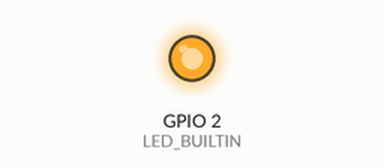
Bench run of a sketch on a simulated ESP8266 (NodeMCU). Parts: output pins drawn as LEDs (lit = HIGH, except the on-board LED, lit = LOW). WiFi joins after 1.5 s; servers stay silent unless stated; no MQTT or app messages arrive unless stated; what the sketch prints to the serial monitor is not drawn.

Above: at 0.1 s.
At 1.6 s:
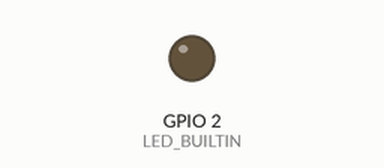
Timing chart, 0 to 3.1 s (numbered marks = the images above):
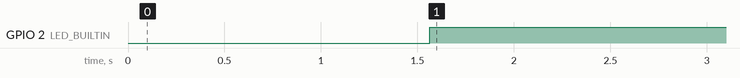

Measured:
- by itself, GPIO 2 (LED_BUILTIN): LOW → HIGH at 1.6 s

The sketch:

esp8266mqtt.ino
```cpp
/*
 *  This sketch sends data via HTTP GET requests to data.sparkfun.com service.
 *
 *  You need to get streamId and privateKey at data.sparkfun.com and paste them
 *  below. Or just customize this script to talk to other HTTP servers.
 *
 */

#include <ESP8266WiFi.h>
#include <PubSubClient.h>

#define PROG_NAME "esp8266mqtt, "
#define PROG_VERS "v0.70"

const char* ssid     = "nworks24";
const char* password = "golfbgc1";

#define MQTT_SERVER  "15.1.4.4"
#define MQTT_PORT    8883
#define MQTT_TOPICBASE "esp8266/"

// Sleep time - 1m = 60000, 5m = 300000, 15m = 900000
int delayMS = 15000;
// number of intervals to send IP address, 0 = never (only on startup)
int ipInterval = 0;
int intervalCount = 0;

String strIp = "";

// Use WiFiClient class to create TCP connections
WiFiClient client;
PubSubClient mqttClient(client);

void setup() {
  Serial.begin(115200);

  Serial.print(F("Started, "));
  Serial.print(PROG_NAME);
  Serial.println(PROG_VERS);

  delay(10);
  pinMode(LED_BUILTIN, OUTPUT);

  // We start by connecting to a WiFi network
  Serial.print("Connecting to ");
  Serial.println(ssid);

  WiFi.begin(ssid, password);

  while (WiFi.status() != WL_CONNECTED) {
    delay(500);
    Serial.print(".");
  }
  Serial.println();

  strIp = IpAddress2String(WiFi.localIP());
  Serial.print("WiFi connected, IP: ");
  Serial.println(WiFi.localIP());

  mqttClient.setServer(MQTT_SERVER, MQTT_PORT);
  mqttClient.setCallback(callback);
}

void loop() {
  intervalCount++;
  mqttClient.loop();
  while (!mqttClient.connected()) {
    //Serial.println(">> mqtt connect <<");
    //Serial.println((char *)MQTT_TOPICBASE "name");
    mqttClient.connect((char *)MQTT_TOPICBASE "name");

    Serial.print("subscribe: ");
    Serial.println(MQTT_TOPICBASE "config/#");
    boolean status = mqttClient.subscribe(MQTT_TOPICBASE "config/#");  // Allow bootup config fetching using MQTT persist flag!
    Serial.println(status);
  }
  mqttClient.loop();
  if (mqttClient.connected()) {
    digitalWrite(LED_BUILTIN, LOW);   // Turn the LED on (Note that LOW is the voltage level
    Serial.print("mqtt send IP addr: ");
    Serial.println(WiFi.localIP());
    mqttClient.publish((char *)MQTT_TOPICBASE "ip", strIp.c_str());
    digitalWrite(LED_BUILTIN, HIGH);  // Turn the LED off by making the voltage HIGH
  }
  mqttClient.loop();
  delay(delayMS);
}

void callback(char* topic, byte* payload, unsigned int length)
{
  //Serial.print("mqtt received topic: ");
  //Serial.println(topic);
  payload[length] = 0;    // Hack to be able to use this as a char string.

  if (strstr(topic, MQTT_TOPICBASE "config/"))
  {
    if (strstr(topic, "delay"))
      delayMS = atoi((const char *)payload);
      Serial.print("setting delay to ");
      Serial.println(delayMS);
  }
}

String IpAddress2String(const IPAddress& ipAddress)
{
  return String(ipAddress[0]) + String(".") +\
  String(ipAddress[1]) + String(".") +\
  String(ipAddress[2]) + String(".") +\
  String(ipAddress[3])  ;
}
```
